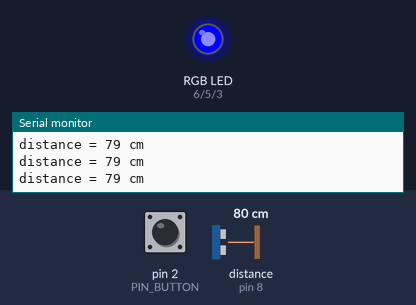
Simulated run of this sketch. Board: Arduino Uno, built with avr-gcc and run on an emulated ATmega328P. Parts: an RGB LED mixed from three pins (HIGH = lit), the last lines printed to the serial monitor. Wiring (inferred from the names in the program): ultrasonic range finder: trigger pin 7; echo pin 8. The test bench sets the inputs (shaded band); at power-on: distance to the obstacle (sensor on pin 8) 80 cm, pin 2 (PIN_BUTTON) HIGH. The echo pulse lasts 58.3 µs per cm; pins used as bus, display or sensor lines are not drawn.

Above: at 1.4 s.
1.5 s: distance to the obstacle (sensor on pin 8) set to 34 cm
3.0 s: distance to the obstacle (sensor on pin 8) set to 29 cm
At 4.0 s:
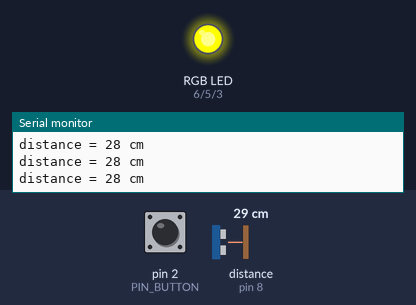
4.6 s: distance to the obstacle (sensor on pin 8) set to 13 cm
6.1 s: distance to the obstacle (sensor on pin 8) set to 10 cm
At 7.3 s:
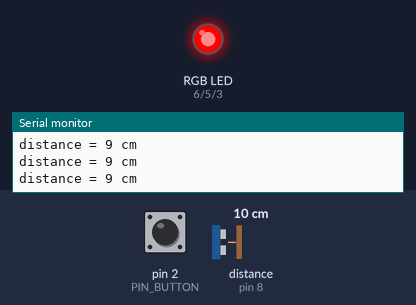
7.6 s: pin 2 (PIN_BUTTON) pulled LOW for 0.15 s
At 8.5 s:
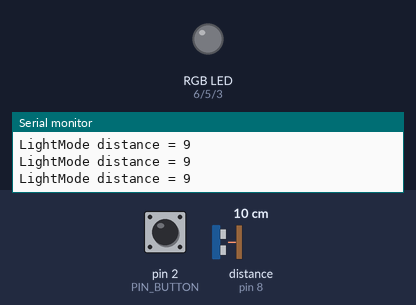
9.2 s: distance to the obstacle (sensor on pin 8) set to 8 cm
12.2 s: distance to the obstacle (sensor on pin 8) set to 5 cm
At 13.8 s:
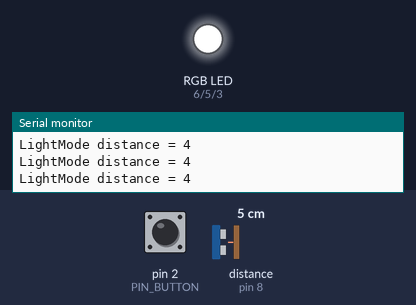
Timing chart, 0 to 16.2 s (numbered marks = the images above; inputs shaded):
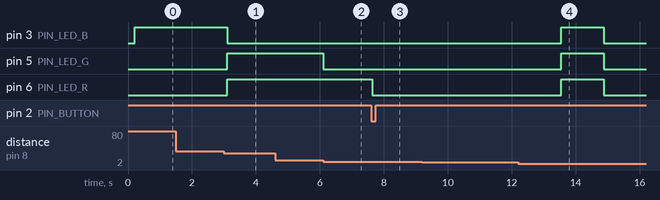

Measured:
- the behaviour switches between 32 and 31 cm on distance to the obstacle (sensor on pin 8) (found by bisection; images 0 and 1)
- the behaviour switches between 12 and 11 cm on distance to the obstacle (sensor on pin 8) (found by bisection; images 1 and 2)
- the behaviour switches between 7 and 6 cm on distance to the obstacle (sensor on pin 8) (found by bisection; images 3 and 4)
- after the input at 3.0 s, pin 3 (PIN_LED_B): HIGH → LOW after 0.10 s; pin 5 (PIN_LED_G), pin 6 (PIN_LED_R): LOW → HIGH after 0.10 s
- after the input at 6.1 s, pin 5 (PIN_LED_G): HIGH → LOW at once
- after the input at 7.6 s, pin 6 (PIN_LED_R): HIGH → LOW at once
- after the input at 12.2 s, pin 3 (PIN_LED_B), pin 5 (PIN_LED_G), pin 6 (PIN_LED_R): LOW → HIGH after 1.4 s, → LOW 1.3 s later

The sketch:

sketch_may26a.ino
```cpp
// =========================
// ピン定義
// =========================
const int PIN_TRIG = 7;   // 超音波センサー：トリガー
const int PIN_ECHO = 8;   // 超音波センサー：エコー

const int PIN_LED_R = 6;  // RGB LED（赤）PWM
const int PIN_LED_G = 5;  // RGB LED（緑）PWM
const int PIN_LED_B = 3;  // RGB LED（青）PWM

const int PIN_BUTTON = 2; // モード切り替えボタン（プルアップ入力）

// =========================
// グローバル変数
// =========================
unsigned long lastMillisMeasure = 0; // 距離測定のタイマー
unsigned long blinkMillis = 0;       // 点滅制御用タイマー

int distance = 0; // 現在の距離（cm）

bool isBlinkMode = false; // 点滅モードかどうか
bool ledState = false;    // 点滅 ON/OFF 状態

int blinkInterval = 500;  // 点滅間隔（ms）

// LED の RGB 値
int ledR = 0;
int ledG = 0;
int ledB = 0;

const int MEASURE_INTERVAL = 100; // 距離測定間隔（ms）

// =========================
// ボタン用（デバウンス）
// =========================
bool buttonState = LOW;
bool lastButtonState = LOW;
unsigned long lastDebounceTime = 0;
const unsigned long DEBOUNCE_DELAY = 30; // チャタリング除去時間

// =========================
// モード管理
// =========================
enum Mode {
  MODE_DISTANCE, // 距離に応じて色が変わるモード
  MODE_LIGHT     // 手かざしライトモード
};
Mode currentMode = MODE_DISTANCE;

// =========================
// 通常ライトモード用
// =========================
bool whiteLightState = false; // 白色ライトの ON/OFF
bool handDetectedLast = false; // 手が近い状態の保持

// =========================
// setup()
// =========================
void setup() {
  Serial.begin(9600);

  pinMode(PIN_TRIG, OUTPUT);
  pinMode(PIN_ECHO, INPUT);

  pinMode(PIN_LED_R, OUTPUT);
  pinMode(PIN_LED_G, OUTPUT);
  pinMode(PIN_LED_B, OUTPUT);

  pinMode(PIN_BUTTON, INPUT_PULLUP); // ボタンはプルアップで使用

  digitalWrite(PIN_TRIG, LOW);
  delay(200);
}

// =========================
// loop()
// =========================
void loop() {

  // --- ボタンチェック（押されたらモード切り替え） ---
  if (readButton()) {
    toggleMode();
  }

  // --- モードごとの処理 ---
  if (currentMode == MODE_DISTANCE) {
    doMeasure();       // 距離測定
    doColorChange();   // 距離に応じた色決定
    doBlinkControl();  // 点滅設定
    updateLED();       // LED 出力
  }
  else if (currentMode == MODE_LIGHT) {
    doLightMode();     // 手かざしライトモード
  }
}

// =========================
// ボタン読み取り（デバウンス付き）
// =========================
bool readButton() {
  bool reading = digitalRead(PIN_BUTTON);
  unsigned long now = millis();

  // 状態が変わったらデバウンス開始
  if (reading != lastButtonState) {
    lastDebounceTime = now;
  }

  // 一定時間経過後に確定
  if ((now - lastDebounceTime) > DEBOUNCE_DELAY) {
    if (reading != buttonState) {
      buttonState = reading;

      // LOW = 押された瞬間
      if (buttonState == LOW) {
        lastButtonState = reading;
        return true;
      }
    }
  }

  lastButtonState = reading;
  return false;
}

// =========================
// モード切り替え
// =========================
void toggleMode() {
  if (currentMode == MODE_DISTANCE) {
    currentMode = MODE_LIGHT;
    whiteLightState = false;
    handDetectedLast = false;
  } else {
    currentMode = MODE_DISTANCE;
  }

  // モード切り替え時は LED を消灯
  analogWrite(PIN_LED_R, 0);
  analogWrite(PIN_LED_G, 0);
  analogWrite(PIN_LED_B, 0);

  Serial.print("Mode changed: ");
  Serial.println(currentMode == MODE_DISTANCE ? "Distance" : "Light");
}

// =========================
// 距離測定（超音波センサー）
// =========================
int readDistance() {
  // トリガー信号
  digitalWrite(PIN_TRIG, LOW);
  delayMicroseconds(2);
  digitalWrite(PIN_TRIG, HIGH);
  delayMicroseconds(10);
  digitalWrite(PIN_TRIG, LOW);

  // エコー時間を取得（最大 30ms）
  long duration = pulseIn(PIN_ECHO, HIGH, 30000);

  if (duration == 0) return distance; // 測定失敗時は前回値を返す

  // 距離計算（cm）
  int dist = duration * 0.0343 / 2;

  // 異常値は無視
  if (dist <= 0 || dist > 400) return distance;

  return dist;
}

// 測定タイミング管理
void doMeasure() {
  unsigned long now = millis();
  if (now - lastMillisMeasure >= MEASURE_INTERVAL) {
    distance = readDistance();
    lastMillisMeasure = now;

    Serial.print("distance = ");
    Serial.print(distance);
    Serial.println(" cm");
  }
}

// =========================
// 距離に応じた色決定
// =========================
void doColorChange() {
  isBlinkMode = false; // 初期状態は点滅なし

  if (distance > 30) {
    ledR = 0; ledG = 0; ledB = 255;   // 青
  }
  else if (distance > 10) {
    ledR = 255; ledG = 255; ledB = 0; // 黄
  }
  else if (distance > 5) {
    ledR = 255; ledG = 0; ledB = 0;   // 赤
  }
  else {
    // 5cm以下 → 赤点滅
    isBlinkMode = true;
    ledR = 255; ledG = 0; ledB = 0;
  }
}

// =========================
// 点滅制御
// =========================
void doBlinkControl() {
  blinkInterval = isBlinkMode ? 100 : 500;
}

// =========================
// LED 出力
// =========================
void updateLED() {
  unsigned long now = millis();

  if (isBlinkMode) {
    // 点滅タイミング
    if (now - blinkMillis >= blinkInterval) {
      ledState = !ledState;
      blinkMillis = now;
    }

    // 点滅 ON/OFF
    if (ledState) {
      analogWrite(PIN_LED_R, ledR);
      analogWrite(PIN_LED_G, ledG);
      analogWrite(PIN_LED_B, ledB);
    } else {
      analogWrite(PIN_LED_R, 0);
      analogWrite(PIN_LED_G, 0);
      analogWrite(PIN_LED_B, 0);
    }
  }
  else {
    // 点滅なし → 常時点灯
    analogWrite(PIN_LED_R, ledR);
    analogWrite(PIN_LED_G, ledG);
    analogWrite(PIN_LED_B, ledB);
  }
}

// =========================
// 手かざしライトモード
// =========================
void doLightMode() {
  int d = readDistance();
  unsigned long now = millis();

  static unsigned long nearStartTime = 0;

  const int NEAR_THRESHOLD = 5;   // 5cm以内で手を検知
  const int HOLD_ON  = 1000;      // 消灯 → 点灯：1秒
  const int HOLD_OFF = 1000;      // 点灯 → 消灯：1秒

  bool isNear = (d > 0 && d <= NEAR_THRESHOLD);

  Serial.print("LightMode distance = ");
  Serial.println(d);

  // 手が近づいた瞬間
  if (isNear && !handDetectedLast) {
    nearStartTime = now;
    handDetectedLast = true;
  }

  // 手が近い状態が続いた時間
  unsigned long holdTime = now - nearStartTime;

  // 消灯 → 点灯
  if (!whiteLightState && handDetectedLast && holdTime >= HOLD_ON) {
    whiteLightState = true;
    handDetectedLast = false;
    delay(300);  // 誤作動防止
  }

  // 点灯 → 消灯
  if (whiteLightState && handDetectedLast && holdTime >= HOLD_OFF) {
    whiteLightState = false;
    handDetectedLast = false;
    delay(300);
  }

  // 手を離したらリセット
  if (!isNear) {
    handDetectedLast = false;
  }

  // LED 出力（白色ライト）
  if (whiteLightState) {
    analogWrite(PIN_LED_R, 255);
    analogWrite(PIN_LED_G, 255);
    analogWrite(PIN_LED_B, 255);
  } else {
    analogWrite(PIN_LED_R, 0);
    analogWrite(PIN_LED_G, 0);
    analogWrite(PIN_LED_B, 0);
  }
}
```
